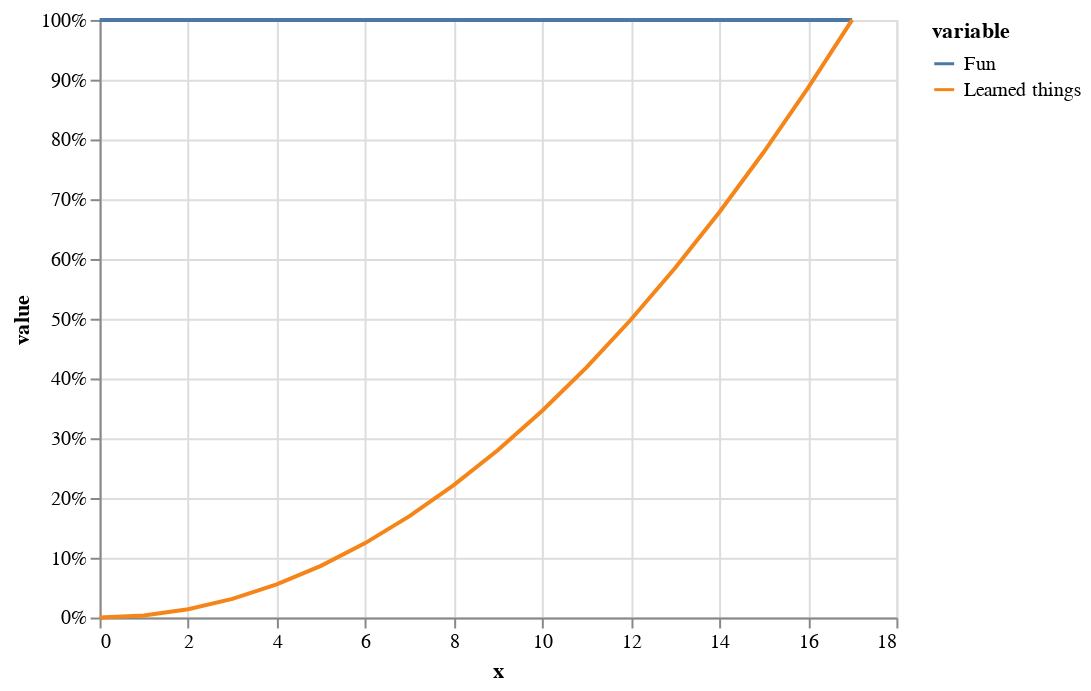

This figure's notebook cell:
### Code cell
alt.Chart(data).mark_line().encode(
    x='x',
    y=alt.Y('value:Q', axis=alt.Axis(format='%'), scale=alt.Scale(domain=[0, 1], clamp=True)),
    color='variable'
)

### Figure 1 — Vega-Lite specification as saved in the notebook (floating-point values rounded to 4 significant figures)
{"config": {"view": {"continuousWidth": 400, "continuousHeight": 300}}, "data": {"name": "data-5f2ad56b72367a3bf0c0f3b2db8d9b6b"}, "mark": "line", "encoding": {"color": {"type": "nominal", "field": "variable"}, "x": {"type": "quantitative", "field": "x"}, "y": {"type": "quantitative", "axis": {"format": "%"}, "field": "value", "scale": {"clamp": true, "domain": [0, 1]}}}, "$schema": "https://vega.github.io/schema/vega-lite/v4.8.1.json", "datasets": {"data-5f2ad56b72367a3bf0c0f3b2db8d9b6b": [{"x": 0, "variable": "Fun", "value": 1.0}, {"x": 1, "variable": "Fun", "value": 1.0}, {"x": 2, "variable": "Fun", "value": 1.0}, {"x": 3, "variable": "Fun", "value": 1.0}, {"x": 4, "variable": "Fun", "value": 1.0}, {"x": 5, "variable": "Fun", "value": 1.0}, {"x": 6, "variable": "Fun", "value": 1.0}, {"x": 7, "variable": "Fun", "value": 1.0}, {"x": 8, "variable": "Fun", "value": 1.0}, {"x": 9, "variable": "Fun", "value": 1.0}, {"x": 10, "variable": "Fun", "value": 1.0}, {"x": 11, "variable": "Fun", "value": 1.0}, {"x": 12, "variable": "Fun", "value": 1.0}, {"x": 13, "variable": "Fun", "value": 1.0}, {"x": 14, "variable": "Fun", "value": 1.0}, {"x": 15, "variable": "Fun", "value": 1.0}, {"x": 16, "variable": "Fun", "value": 1.0}, {"x": 17, "variable": "Fun", "value": 1.0}, {"x": 0, "variable": "Learned things", "value": 0.0}, {"x": 1, "variable": "Learned things", "value": 0.00346}, {"x": 2, "variable": "Learned things", "value": 0.01384}, {"x": 3, "variable": "Learned things", "value": 0.03114}, {"x": 4, "variable": "Learned things", "value": 0.05536}, {"x": 5, "variable": "Learned things", "value": 0.08651}, {"x": 6, "variable": "Learned things", "value": 0.1246}, {"x": 7, "variable": "Learned things", "value": 0.1696}, {"x": 8, "variable": "Learned things", "value": 0.2215}, {"x": 9, "variable": "Learned things", "value": 0.2803}, {"x": 10, "variable": "Learned things", "value": 0.346}, {"x": 11, "variable": "Learned things", "value": 0.4187}, {"x": 12, "variable": "Learned things", "value": 0.4983}, {"x": 13, "variable": "Learned things", "value": 0.5848}, {"x": 14, "variable": "Learned things", "value": 0.6782}, {"x": 15, "variable": "Learned things", "value": 0.7785}, {"x": 16, "variable": "Learned things", "value": 0.8858}, {"x": 17, "variable": "Learned things", "value": 1.0}]}}
